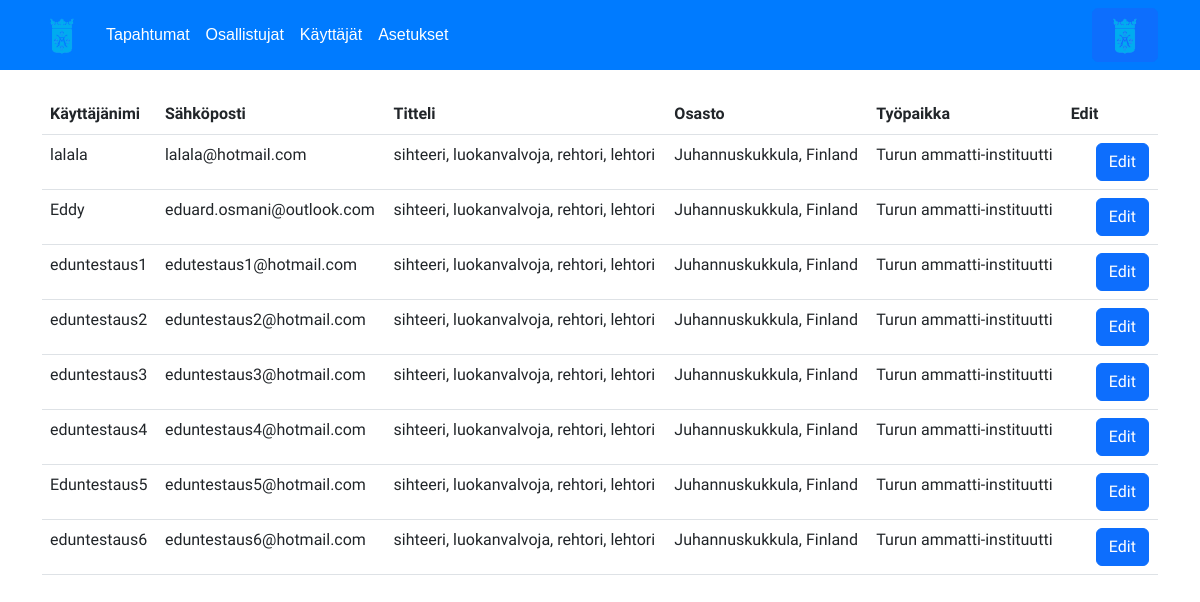
The page /osallistujat.php (signed in) on the database its author committed.
### tables this page shows
CREATE TABLE `users` (
  `id` int(11) NOT NULL,
  `username` varchar(30) NOT NULL,
  `email` varchar(50) NOT NULL,
  `password` varchar(255) NOT NULL,
  `reg_date` datetime NOT NULL DEFAULT current_timestamp(),
  `role_id` int(11) DEFAULT NULL
);

### osallistujat.php (the view, shortened to what this page needs)
<?php
$servername = "localhost";
$username = "Edu";
$password = "Eduard123";
$database = "edu";
$conn = new mysqli($servername, $username, $password, $database);
$sqlUsers = "SELECT username, email FROM users";
$resultUsers = $conn->query($sqlUsers);
$sqlSettings = "SELECT name, type FROM settings WHERE type IN ('title', 'country', 'city')";
$resultSettings = $conn->query($sqlSettings);
$settingsData = array();
while ($row = $resultSettings->fetch_assoc()) {
    $settingsData[$row['type']][] = $row['name'];
}
?>
<!DOCTYPE html>
<html lang="en">
<head>
    <link href="https://cdn.jsdelivr.net/npm/bootstrap@5.2.0-beta1/dist/css/bootstrap.min.css" rel="stylesheet">
    <link rel="stylesheet" href="./css/main.css">
    <link rel="stylesheet" href="./css/userpanel.css">
    <link rel="stylesheet" href="./css/asetukset.css">
</head>
<body>
<nav class="navbar navbar-expand-lg">
    <div class="container">
        <a class="navbar-brand"><img src="../images/turku.png" alt="Logo" width="40"></a>
        <div class="collapse navbar-collapse" id="navbarNav">
            <ul class="navbar-nav ml-auto">
                <li class="nav-item">
                    <a class="nav-link" href="./tapahtumat.php">Tapahtumat</a>
                </li>
                <li class="nav-item">
                    <a class="nav-link" href="#">Osallistujat</a>
                </li>
                <li class="nav-item">
                    <a class="nav-link" href="#">Käyttäjät</a>
                </li>
                <li class="nav-item">
                    <a class="nav-link" href="./asetukset.php">Asetukset</a>
                </li>
            </ul>
        </div>
        <button type="button" class="btn btn-primary" data-bs-toggle="modal" data-bs-target="#userPanelModal">
            <img src="../images/turku.png" alt="Logo" width="40">
        </button>
    </div>
</nav>
<div class="container mt-4">
    <table class="table">
        <thead>
            <tr>
                <th>Käyttäjänimi</th>
                <th>Sähköposti</th>
                <?php if (isset($settingsData['title'])): ?>
                    <th>Titteli</th>
                <?php endif; ?>
                <?php if (isset($settingsData['country'])): ?>
                    <th>Osasto</th>
                <?php endif; ?>
                <?php if (isset($settingsData['city'])): ?>
                    <th>Työpaikka</th>
                <?php endif; ?>
                <th>Edit</th>
            </tr>
        </thead>
        <tbody>
            <?php
            if ($resultUsers->num_rows > 0) {
                while ($row = $resultUsers->fetch_assoc()) {
                    echo "<tr>";
                    echo "<td>" . htmlspecialchars($row["username"]) . "</td>";
                    echo "<td>" . htmlspecialchars($row["email"]) . "</td>";
                    if (isset($settingsData['title'])) {
                        echo "<td>" . implode(', ', $settingsData['title']) . "</td>";
                    }
                    if (isset($settingsData['country'])) {
                        echo "<td>" . implode(', ', $settingsData['country']) . "</td>";
                    }
                    if (isset($settingsData['city'])) {
                        echo "<td>" . implode(', ', $settingsData['city']) . "</td>";
                    }
                    echo "<td><button class='btn btn-primary' data-bs-toggle='modal' data-bs-target='#editUserInfoModal'>Edit</button></td>";
                    echo "</tr>";
                }
            } else {
                echo "<tr><td colspan='6'>No users found.</td></tr>";
            }
            ?>
        </tbody>
    </table>
</div>
</body>
</html>

### css/main.css (style rules this page uses)
body { font-family: "Barlow Semi Condensed", sans-serif; }
.navbar { background-color: #007BFF; }
.navbar-brand { font-family: 'Your Font', sans-serif; color: #fff; }
.navbar-nav .nav-link { font-family: 'Your Font', sans-serif; color: #fff; }
button { margin-left: 25px; }

### rows shown on the page
users: username "lalala", email "lalala@hotmail.com"
users: username "Eddy", email "eduard.osmani@outlook.com"
users: username "eduntestaus1", email "edutestaus1@hotmail.com"
users: username "eduntestaus2", email "eduntestaus2@hotmail.com"
users: username "eduntestaus3", email "eduntestaus3@hotmail.com"
users: username "eduntestaus4", email "eduntestaus4@hotmail.com"
users: username "Eduntestaus5", email "eduntestaus5@hotmail.com"
users: username "eduntestaus6", email "eduntestaus6@hotmail.com"
